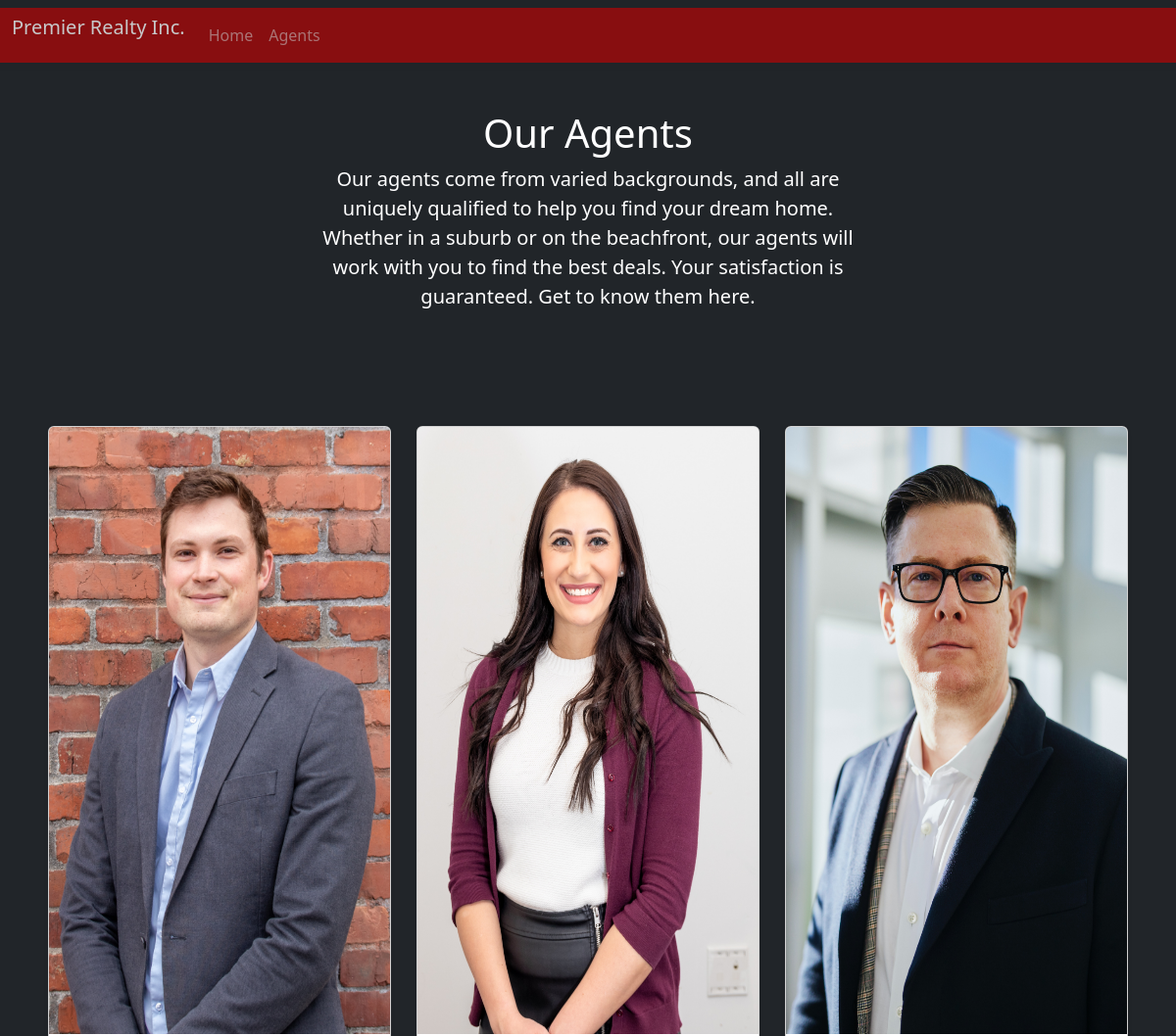
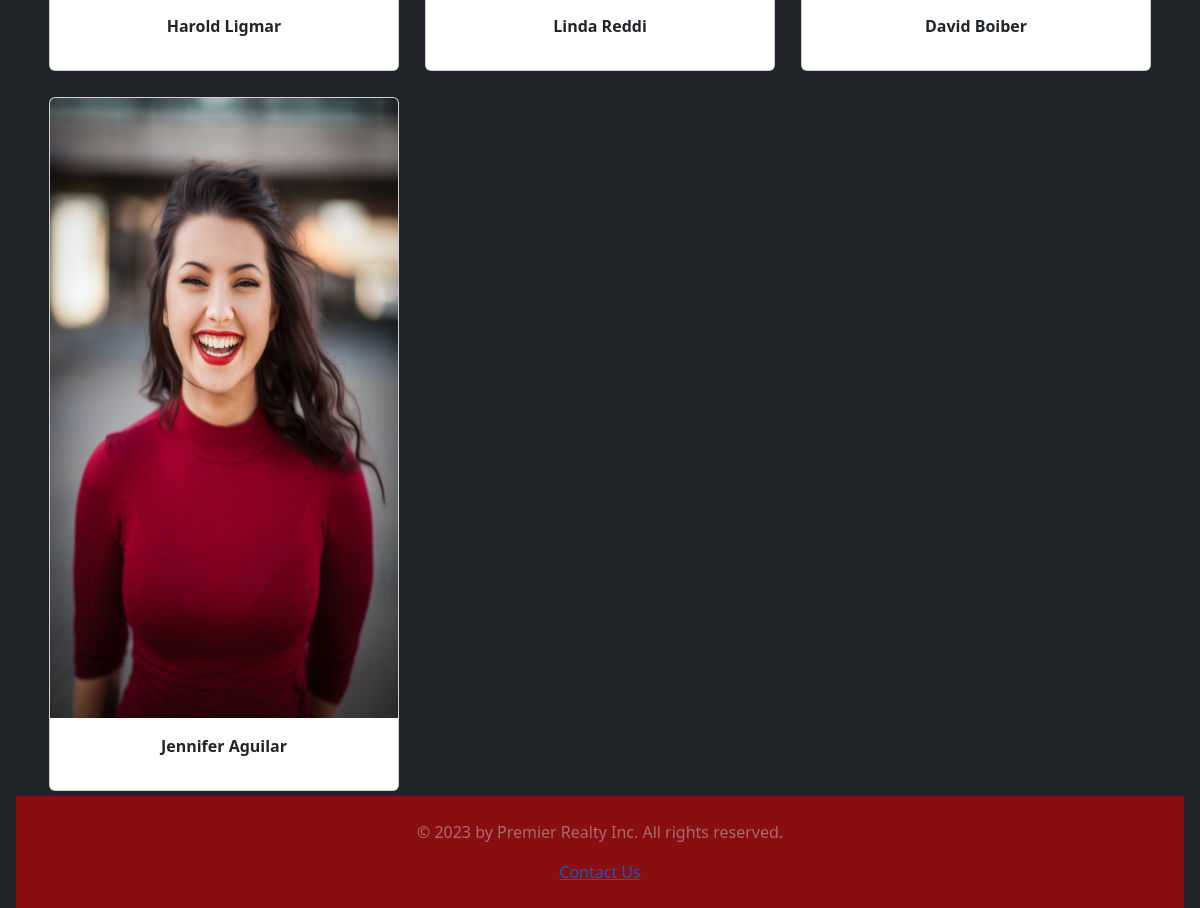
/agents/, run on the app's committed database (2 pictures, top to bottom).
### agents/models.py (models this page shows, shortened)
class Agent(models.Model):
	firstName = models.CharField(max_length=25)
	lastName = models.CharField(max_length=25)
	picture = models.ImageField(upload_to='images/')
	about = models.CharField(max_length=300)
	experience = models.CharField(max_length=25)
	number = models.CharField(max_length=25)
	email = models.CharField(max_length=50)

### agents/views.py (the view)
# urls.py: path('', agents.views.home, name='home'),
def agents(request):
	agents = Agent.objects
	return render(request, 'agents/agents.html', {'agents':agents})

### agents/templates/agents/agents.html (shortened to what this page needs)
{% extends 'agents/base.html' %}
{% block 'body' %}
<section class="py-5 text-center container">
  <div class="row py-lg-5">
    <div class="col-lg-6 col-md-8 mx-auto">
      <h1 class="fw-light">Our Agents</h1>
      <p class="lead">Our agents come from varied backgrounds, and all are uniquely qualified to help you find your dream home. Whether in a suburb or on the beachfront, our agents will work with you to find the best deals. Your satisfaction is guaranteed. Get to know them here.</p>
    </div>
  </div>
</section>
<div>
  <div class="container">
    <div class="row row-cols-1 row-cols-sm-2 row-cols-md-3 g-3">
      {% for agent in agents.all %}
        <div class="col">
          <div class="card shadow-sm" style="margin:5px">
            <a href="{% url 'detail' agent.id %}">
            <img class="card-img-top" src="{{ agent.picture.url }}" height=620>
            </a>
            <div class="card-body">
              <p class="card-text" style="font-weight:600;text-align:center">{{ agent.firstName }} {{ agent.lastName }}</p>
            </div>
          </div>
        </div>
      {% endfor %}
    </div>
  </div>
</div>
{% endblock %}

### agents/templates/agents/base.html (shortened to what this page needs)
<!DOCTYPE html>
<html lang="en" class="h-100" data-bs-theme="auto">
  {% load static %}
  <head>
    <link href="{% static 'css/bootstrap.min.css' %}" rel="stylesheet" />
	<nav class="navbar navbar-expand-md navbar-dark fixed-top bg-dark" style="opacity: 75%">
		<div class="container-fluid" style="background-color:#ab0708">
		  <p class="navbar-brand">Premier Realty Inc.</p>
		  <div class="collapse navbar-collapse" id="navbarCollapse">
			<ul class="navbar-nav me-auto mb-2 mb-md-0">
			  <li class="nav-item">
				<a class="nav-link" aria-current="page" href="{% url 'home' %}">Home</a>
			  </li>
			  <li class="nav-item">
				<a class="nav-link" href="{% url 'agents' %}">Agents</a>
			  </li>
			</ul>
		  </div>
		</div>
	  </nav>
  </head>
  <body class="d-flex h-100 text-center text-bg-dark">
    <div class="cover-container d-flex w-100 h-100 p-3 mx-auto flex-column">
		<main class="px-3">
			{% block 'body' %}
			{% endblock %}
		</main>
      <footer class="mt-auto text-white-50" style="background-color: #ab0708;opacity: 75%">
		<br>
        <p>© 2023 by Premier Realty Inc. All rights reserved.</p>
        <a href="{% url 'contact' %}">Contact Us</a>
		<br>
		<br>
      </footer>
    </div>
  </body>
</html>

### data on the page
Agent: picture (picture), firstName "Harold", lastName "Ligmar"
Agent: picture (picture), firstName "Linda", lastName "Reddi"
Agent: picture (picture), firstName "David", lastName "Boiber"
Agent: picture (picture), firstName "Jennifer", lastName "Aguilar"
